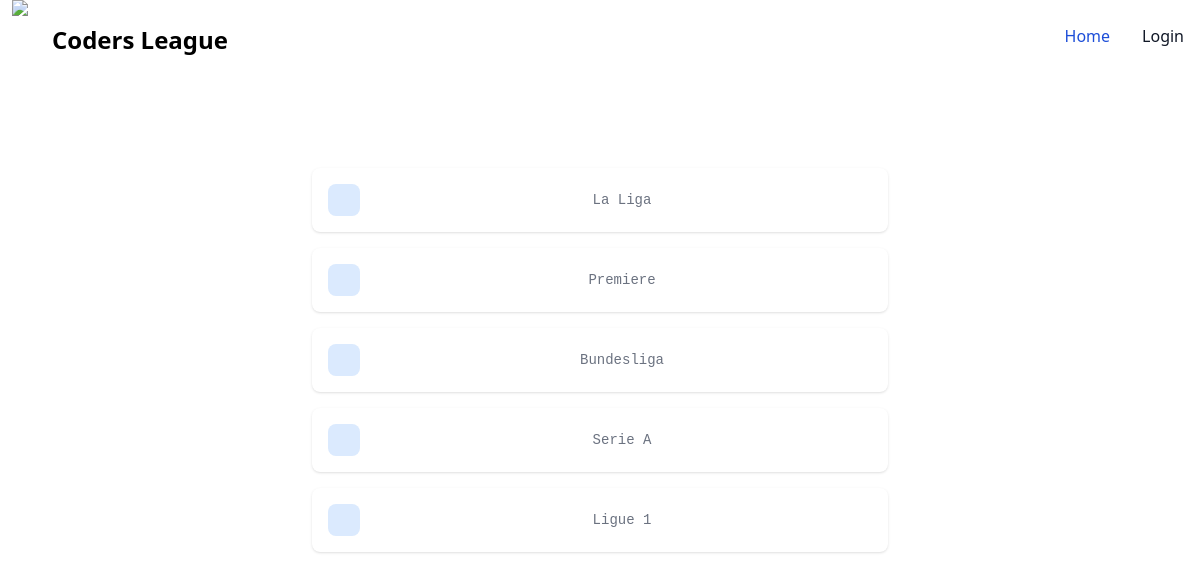
/, run on an earlier commit of the app's database.
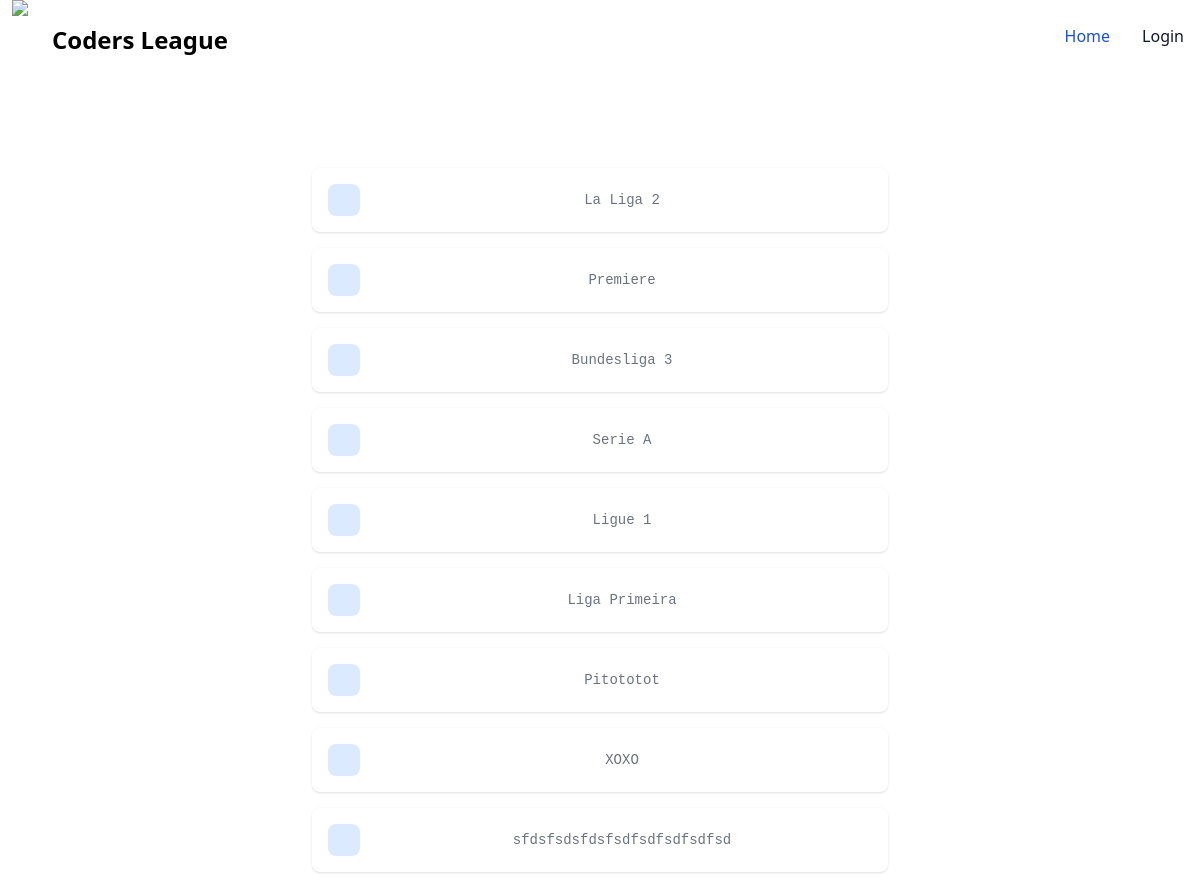
And on a later commit of the database.
### web/models.py (models this page shows, shortened)
class Liga(models.Model):
    name = models.CharField(max_length=256)

### web/views.py (the view)
# urls.py: 2. Add a URL to urlpatterns:  path('', views.home, name='home')
def home(request):
    ligas = Liga.objects.all()
    return render(request, "web/index.html", {"ligas": ligas})

### web/templates/web/index.html (shortened to what this page needs)
{% extends 'web/nav_bar.html' %}
{% block content %}
<h2 class="text-white font-staatliches text-4xl text-center py-5">CHOOSE A LEAGUE</h1>
<ul>
    {% for liga in ligas %}
    <div class = "flex justify-center py-2">
        <div class="flex items-center w-full max-w-xl p-4 text-gray-500 bg-white rounded-lg shadow dark:text-gray-400 dark:bg-gray-800">
            <div class="inline-flex items-center justify-center flex-shrink-0 w-8 h-8 text-blue-500 bg-blue-100 rounded-lg dark:bg-blue-800 dark:text-blue-200">
            </div>
            <div class="ml-3 text-sm font-mono text-center flex-grow">
                <a href="{% url 'Liga' liga.id %}" cl>{{ liga.name }}</a>
            </div>
        </div>
    </div>
    {% endfor %}
</ul>
{% endblock %}

### web/templates/web/nav_bar.html (shortened to what this page needs)
<!DOCTYPE html>
<head>
    {% load static %}
    <script src="https://cdn.tailwindcss.com"></script>
</head>
<body class ="dark:bg-slate-800">
    <header>
        <nav class="bg-white border-gray-200 dark:bg-gray-900">
            <div class = "max-w-screen-xl flex flex-wrap items-center justify-between mx-auto pl-3">
                <a class="flex items-center">
                    <img src="https://github.com/MohamedLargoYagoubi/images/blob/main/Logo.png?raw=true" class="h-20 mr-6 mx-auto"/>
                    <span class="self-center text-2xl font-semibold whitespace-nowrap dark:text-white">Coders League</span>
                </a>
                <div class="hidden w-full md:block md:w-auto" id="navbar-default">
                    <ul class="font-medium flex flex-col p-4 md:p-0 mt-4 mr-4 mb-2 border border-gray-100 rounded-lg bg-gray-50 md:flex-row md:space-x-8 md:mt-0 md:border-0 md:bg-white dark:bg-gray-800 md:dark:bg-gray-900 dark:border-gray-700">
                        <li>
                            <a href="{% url 'home' %}" class="block py-2 pl-3 pr-4 text-white bg-blue-700 rounded md:bg-transparent md:text-blue-700 md:p-0 dark:text-white md:dark:text-blue-500">Home</a>
                        </li>
                        <li class="back">
                            {% if user.is_authenticated %}
                            <a href="{% url 'logout' %}" class="block py-2 pl-3 pr-4 text-gray-900 rounded hover:bg-gray-100 md:hover:bg-transparent md:border-0 md:hover:text-blue-700 md:p-0 dark:text-white md:dark:hover:text-blue-500 dark:hover:bg-gray-700 dark:hover:text-white md:dark:hover:bg-transparent">Logout</a>
                            {% else %}
                            <a href="{% url 'login' %}" class="block py-2 pl-3 pr-4 text-gray-900 rounded hover:bg-gray-100 md:hover:bg-transparent md:border-0 md:hover:text-blue-700 md:p-0 dark:text-white md:dark:hover:text-blue-500 dark:hover:bg-gray-700 dark:hover:text-white md:dark:hover:bg-transparent">Login</a>
                            {% endif %}
                        </li>
                    </ul>
                </div>
            </div>
        </nav>
    </header>
    {% block content %}
    {% endblock %}
</body>

What changed in the data, as far as the page shows it:
changed Liga: name "La Liga" → "La Liga 2"
changed Liga: name "Bundesliga" → "Bundesliga 3"
added Liga: name "Liga Primeira"
added Liga: name "Pitototot"
added Liga: name "XOXO"
added Liga: name "sfdsfsdsfdsfsdfsdfsdfsdfsd"
